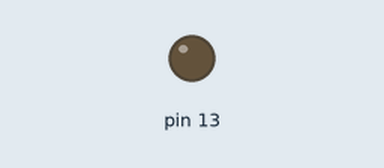
A sketch run on a simulated Arduino Uno, built with avr-gcc and run on an emulated ATmega328P. On the bench: output pins drawn as LEDs (lit = HIGH). What the sketch prints to the serial monitor is not drawn.

Above: at 3.1 s.
At 9.5 s:
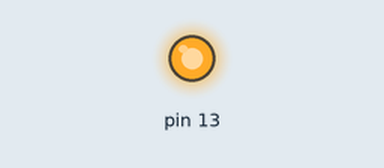
Timing chart, 0 to 16.7 s (numbered marks = the images above):
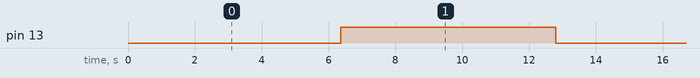

Measured:
- by itself, pin 13: alternates HIGH for 6.4 s and LOW for 6.4 s

The sketch:

Urglbrgl.ino
```cpp
int c=0;

void setup() {
  Serial.begin(9600);

}

void loop() {
 if(c<255)
  c++;
 else
  c=0;
 Serial.println(c);
 analogWrite(13,c);
 delay(50);
}
```
